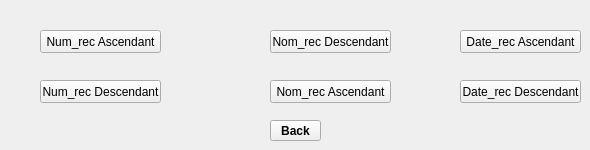
          <widget class="QWidget" name="page_27">
           <widget class="QPushButton" name="pushButton_47">
            <property name="geometry">
             <rect>
              <x>270</x>
              <y>120</y>
              <width>51</width>
              <height>21</height>
             </rect>
            </property>
            <property name="styleSheet">
             <string notr="true">QPushButton {
padding: 5px;

font-weight: bold;
}
QPushButton:hover
{
color :white;
}</string>
            </property>
            <property name="text">
             <string>Back</string>
            </property>
           </widget>
           <widget class="QPushButton" name="pb_tri_DateDescendant_rec">
            <property name="geometry">
             <rect>
              <x>460</x>
              <y>80</y>
              <width>121</width>
              <height>23</height>
             </rect>
            </property>
            <property name="text">
             <string>Date_rec Descendant</string>
            </property>
           </widget>
           <widget class="QPushButton" name="pb_asc_tri_rec">
            <property name="geometry">
             <rect>
              <x>40</x>
              <y>30</y>
              <width>121</width>
              <height>23</height>
             </rect>
            </property>
            <property name="text">
             <string>Num_rec Ascendant</string>
            </property>
           </widget>
           <widget class="QPushButton" name="pb_desc_tri_rec">
            <property name="geometry">
             <rect>
              <x>40</x>
              <y>80</y>
              <width>121</width>
              <height>23</height>
             </rect>
            </property>
            <property name="text">
             <string>Num_rec Descendant</string>
            </property>
           </widget>
           <widget class="QPushButton" name="pb_tri_NomCroissant_rec">
            <property name="geometry">
             <rect>
              <x>270</x>
              <y>80</y>
              <width>121</width>
              <height>23</height>
             </rect>
            </property>
            <property name="text">
             <string>Nom_rec Ascendant</string>
            </property>
           </widget>
           <widget class="QPushButton" name="pb_tri_NomDeCroissant_rec">
            <property name="geometry">
             <rect>
              <x>270</x>
              <y>30</y>
              <width>121</width>
              <height>23</height>
             </rect>
            </property>
            <property name="text">
             <string>Nom_rec Descendant</string>
            </property>
           </widget>
           <widget class="QPushButton" name="pb_tri_DateAscendant_rec">
            <property name="geometry">
             <rect>
              <x>460</x>
              <y>30</y>
              <width>121</width>
              <height>23</height>
             </rect>
            </property>
            <property name="text">
             <string>Date_rec Ascendant</string>
            </property>
           </widget>
          </widget>
